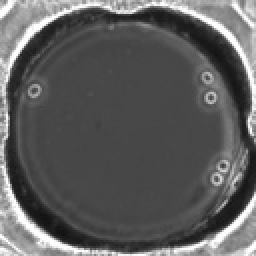
%> input picture RING FILTER/input/00001.jpg, 128 x 128 px, shrunk from 540 x 540 before the run (shown 2 times larger); its folder holds only this picture in this run
$ octave show3.m   (GNU Octave 9; MATLAB toolbox functions it lacks are replaced by stand-ins)
%> lines starting %> are read from the running program, lines starting %| are printed output that depends on the picture
### RING FILTER/Area.m
function img = Area(img)

[a,b]=size(img);
for i=1:a;
    for j=1:b;
        if(sqrt((i-a/2)^2+(j-b/2)^2)>240)
            img(i,j)=0;
        end
    end
end

### RING FILTER/ringfilter2.m
function F = ringfilter2(r,w)

d = 2*(r+2)+1;
C = zeros(d,d);
for i=1:d;
    for j = 1:d;
        if sqrt((i-d/2-1)^2+(j-d/2-1)^2)<r;
            C(i,j)=1;
        else
            C(i,j)=0;
        end
    end
end
C2 = zeros(d,d);
for i=1:d;
    for j = 1:d;
        if sqrt((i-d/2-1)^2+(j-d/2-1)^2)<r-w;
            C2(i,j)=1;
        else
            C2(i,j)=0;
        end
    end
end
s = r^2-(r-w)^2;
F = C-C2;
F = (F-s/d^2)/(s*(1-s/d^2));

### RING FILTER/DetectionCell.m
function [Px,Py,rr]=DetectionCell(img,r,w)
img1 = Area(img);
a=size(r,2);
R1 = ringfilter2(r(1),w);
Ir1 = imfilter(img1,R1);
mx1 = max(Ir1(:));
[Px1,Py1]=find(Ir1>0.8*mx1);
T1 = [Px1,Py1]';
[Px1,Py1]=findpeakII(Ir1,T1);
Px=Px1;
Py=Py1;
l=size(Px,2);
rr(1:l)=r(1);
for i=2:a;
    R2 = ringfilter2(r(i),w);
    Ir2 = imfilter(img1,R2);
    mx2 = max(Ir2(:));
    [Px2,Py2]=find(Ir2>0.8*mx2);
    T2 = [Px2,Py2]';
    [Px2,Py2]=findpeakII(Ir2,T2);
    n1=size(Px2,2);

    for j = 1:n1
        T=[Px;Py];
        P=[Px2(j);Py2(j)];
        n2=size(Px,2);
        mi=min(sqrt(sum((T - repmat(P,1,n2)).^2,1)));
        a=find(sqrt(sum((T - repmat(P,1,n2)).^2,1))==mi);
        if(norm(T(:,a)-P)<r(i))
             if Ir1(Px(a),Py(a))<Ir2(Px2(j),Py2(j))
                 Px(a)=Px2(j);
                 Py(a)=Py2(j);
                 Ir1(Px(a),Py(a))=Ir2(Px2(j),Py2(j));
                 rr(a)=r(i);
             end
        else
            Px(l+1)=Px2(j);
            Py(l+1)=Py2(j);
            Ir1(Px(l+1),Py(l+1))=Ir2(Px2(j),Py2(j));
            rr(l+1)=r(i);
            l=l+1;
        end
    end
end


### RING FILTER/findpeakII.m
function [Px,Py]=findpeakII(Ir,T)

[c,b]=size(Ir);
l=1;
[ls,ps]=meanshift(T,20);
    for i = 1:size(ps,2);
        M=find(ls==i);
        A = zeros(size(M,2),6);
        X = T(1,M);Y=T(2,M);
        F = zeros(size(M,2),1);
        for j = 1:size(M,2);
            F(j,1)=Ir(X(j),Y(j));
        end
        for k = 1:size(M,2)
             A(k,:)=[1,X(k),Y(k),Y(k)*X(k),X(k)^2,Y(k)^2];
        end
        B = A';
        a = ((B*A)^-1)*B*F;
        Pxx = round((a(3)*a(4)-2*a(2)*a(6))/(4*a(5)*a(6)-a(4)^2));
        Pyy = round((a(2)*a(4)-2*a(3)*a(5))/(4*a(5)*a(6)-a(4)^2));
        if Pxx>0&&Pxx<b&&Pyy>0&&Pyy<c
            Px(l)=Pxx;
            Py(l)=Pyy;
            l = l+1;
        end
    end

### RING FILTER/findpeak2.m
function peak = findpeak2(data,idx,r)

shift = inf;
peak = data(:,idx);
while(shift>0.1)
    k = 0;
    S = zeros(2,1);
    for i = 1:size(data,2);
        a = norm(data(:,i)-peak);
        if a<=r
            S = S+data(:,i);
            k=k+1;
        end
    end
    mean = S/k;
    shift = norm(mean-peak);
    peak = mean;
end

### RING FILTER/meanshift.m
function [labels,peaks] = meanshift(data,r)

labels = zeros(1,size(data,2));
peaks(:,1) = findpeak2(data,1,r);
labels(1,1)=1;
k = 2;
for i = 2:size(data,2)
    p = findpeak2(data,i,r);
    for j = 1:k-1;
        a = norm(p-peaks(:,j));
        if a<r/2;
            labels(1,i) = j;
            break;
        end
    end
    if labels(1,i) == 0;
         peaks(:,k)=p;
         labels(1,i) = k;
         k = k+1;
    end
end

### RING FILTER/circle.m
function h = circle(a,b,r)

theta = 0:pi/50:2*pi;
x = r*cos(theta)+a;
y = r*sin(theta)+b;
h = plot(x, y);

### RING FILTER/show3.m
P = 'D:\input\';
D = dir([P '*.jpg']);
img = imread([P D(1).name]);
%> img is the input picture: size 128x128 uint8; min 16, max 255, mean 93.5
img = im2double(img);
%> img: size 128x128 double
r=11:14;w=6;
[Px1,Py1,rr1]=DetectionCell(img,r,w);
%> in DetectionCell, `Ir1 = imfilter(img1,R1);`:
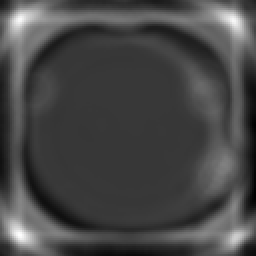
%> Ir1: size 128x128 double (shown 2 times larger); min 0.328, max 2.02, mean 0.8; drawn with min black and max white
%> in DetectionCell, `mx1 = max(Ir1(:));`: mx1 = 2.02
%> in DetectionCell, `[Px1,Py1]=find(Ir1>0.8*mx1);`: Px1 = 185 values from 7 to 121
%> in DetectionCell, `T1 = [Px1,Py1]';`: T1 = 185 columns, first 8: [10 11 12 13 114 115 116 117; 7 7 7 7 7 7 7 7]
%> in findpeak2, `peak = data(:,idx);`: peak = [10; 7]
%> the loop in findpeak2, `while(shift>0.1)` made 2 passes
%> (shift, peak) on passes 1 to 2: (4.08, [10.46; 11.05]), (0, [10.46; 11.05])
%> the loop in meanshift, `for i = 2:size(data,2)` made 184 passes
%> (p, k) on pass 4: ([117.6; 10.68], 3)
%> p on passes 1, 2, 3, 5, 6, 7: [10.46; 11.05], [10.46; 11.05], [10.46; 11.05], [117.6; 10.68], [117.6; 10.68], [117.6; 10.68]
%> after the loop in meanshift, `for i = 2:size(data,2)`: k = 5; labels = 185 values, max 4 at index 147, min 1 at index 1, mean 2.1; peaks = [10.46 117.6 11.25 119.3; 11.05 10.68 117 118.3]
%> in findpeakII, `[ls,ps]=meanshift(T,20);`: ls has the same summary as labels in meanshift
%> the loop in findpeakII, `for i = 1:size(ps,2);` made 4 passes
%> (M, X, Y, a, Pxx, Pyy) on pass 4: ([147 148 149 158 159 160 161 170 171 172 180 181], [119 120 121 118 119 120 121 118 119 120 118 119], [117 117 117 118 118 118 118 119 119 119 120 120], [-930.2; 7.14; 8.56; -0.0225; -0.0188; -0.0249], 119, 118)
%> (a, Pxx, Pyy) on passes 1 to 3: ([-3.89; 0.592; 0.499; -0.0161; -0.0199; -0.0153], 11, 11), ([-271.6; 4.81; -1.8; 0.0189; -0.0212; -0.0201], 118, 10), ([-201.2; -1.68; 3.63; 0.0176; -0.0172; -0.0164], 11, 117)
%> after the loop in findpeakII, `for i = 1:size(ps,2);`: A = 12 rows, first 8: [1 119 117 13923 14161 13689; 1 120 117 14040 14400 13689; 1 121 117 14157 14641 13689; 1 118 118 13924 13924 13924; 1 119 118 14042 14161 13924; 1 120 118 14160 14400 13924; 1 121 118 14278 14641 13924; 1 118 119 14042 13924 14161]; F = [1.64; 1.66; 1.64; 1.66; 1.69; 1.69; 1.64; 1.67; 1.68; 1.65; 1.64; 1.64]; Px = [11 118 11 119]; Py = [11 10 117 118]
%> in DetectionCell, `[Px1,Py1]=findpeakII(Ir1,T1);`: Px1 = [11 118 11 119]; Py1 = [11 10 117 118]
%> in DetectionCell, `Px=Px1;`: Px = [11 118 11 119]
%> in DetectionCell, `Py=Py1;`: Py = [11 10 117 118]
%> in DetectionCell, `l=size(Px,2);`: l = 4
%> in DetectionCell, `Ir2 = imfilter(img1,R2);`:
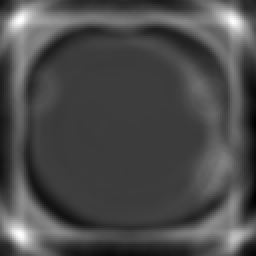
%> Ir2: size 128x128 double (shown 2 times larger); min 0.314, max 1.84, mean 0.768; drawn with min black and max white
%> in DetectionCell, `mx2 = max(Ir2(:));`: mx2 = 1.84
%> in DetectionCell, `[Px2,Py2]=find(Ir2>0.8*mx2);`: Px2 = 177 values from 7 to 122; Py2 = 177 values from 6 to 121
%> in DetectionCell, `T2 = [Px2,Py2]';`: T2 = 177 columns, first 8: [12 115 116 117 11 12 13 14; 6 6 6 6 7 7 7 7]
%> the loop in meanshift (call 2), `for i = 2:size(data,2)` made 176 passes
%> (p, k) on pass 1: ([117.7; 10.34], 3)
%> p on passes 2 to 7: [117.7; 10.34], [117.7; 10.34], [10.7; 10.72], [10.7; 10.72], [10.7; 10.72], [10.7; 10.72]
%> the loop in findpeakII (call 2), `for i = 1:size(ps,2);` made 3 passes
%> (a, Pxx, Pyy) on passes 1 to 3: ([-5.54; 0.722; 0.665; -0.0209; -0.0236; -0.0208], 11, 11), ([-279.1; 4.91; -1.6; 0.0173; -0.0216; -0.0207], 118, 10), ([-227.9; -1.71; 4.09; 0.0186; -0.0212; -0.0184], 11, 117)
%> after the loop in findpeakII (call 2), `for i = 1:size(ps,2);`: A = 62 rows, first 8: [1 8 112 896 64 12544; 1 9 112 1008 81 12544; 1 10 112 1120 100 12544; 1 8 113 904 64 12769; 1 9 113 1017 81 12769; 1 10 113 1130 100 12769; 1 11 113 1243 121 12769; 1 7 114 798 49 12996]; F = 62 values, max 1.84 at index 33, min 1.48 at index 3, mean 1.62; Px = [11 118 11]; Py = [11 10 117]
%> in DetectionCell, `[Px2,Py2]=findpeakII(Ir2,T2);`: Px2 = [11 118 11]; Py2 = [11 10 117]
%> in DetectionCell, `n1=size(Px2,2);`: n1 = 3
%> the loop in DetectionCell, `for j = 1:n1` made 3 passes
%> P on passes 1 to 3: [11; 11], [118; 10], [11; 117]
%> after the loop in DetectionCell, `for j = 1:n1`: rr = [11 11 11 11]
figure;imshow(img);hold on
title(D(1).name);
for i=1:size(Px1,2);
    circle(Py1(i),Px1(i),rr1(i));
    s=int2str(i);
    text(Py1(i),Px1(i),s,'color','r');
end
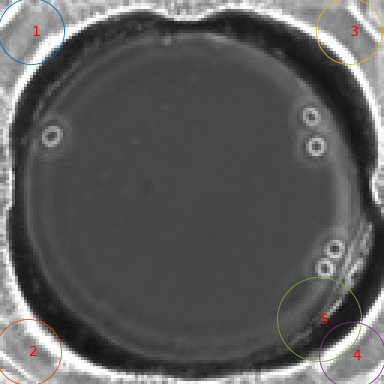
%> figure redrawn from the program's plot data; shown 3 times larger; its title reads '00001.jpg'
hold off
for j = 2:length(D);

    img1 = imread(D(j).name);
    img = im2double(img1);
    r=10:13;w=6;
    [Px2,Py2,rr2]=DetectionCell(img,r,w);
    T=[Px1;Py1];
    figure;imshow(img);hold on
    title(D(j).name);
    for k=1:size(Px2,2)
        P=[Px2(k);Py2(k)];
        n2=size(Px1,2);
        mi=min(sqrt(sum((T - repmat(P,1,n2)).^2,1)));
        a=find(sqrt(sum((T - repmat(P,1,n2)).^2,1))==mi);
        circle(Py2(k),Px2(k),rr2(k));
        s=int2str(a);
        text(Py2(k),Px2(k),s,'color','r');
    end
    hold off
    Px1=Px2;Py1=Py2;
end
